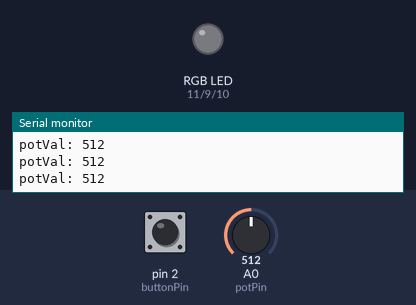
Recording of a sketch running on a simulated Arduino Uno, built with avr-gcc and run on an emulated ATmega328P. Parts: an RGB LED mixed from three pins (HIGH = lit), the last lines printed to the serial monitor. The inputs (shaded band) are chosen by the test bench; at power-on: pin 2 (buttonPin) LOW, A0 (potPin) = 512. Dim RGB values are drawn brighter than linear.

Above: at 1.2 s.
1.3 s: pin 2 (buttonPin) pulled HIGH for 0.15 s
At 1.6 s:
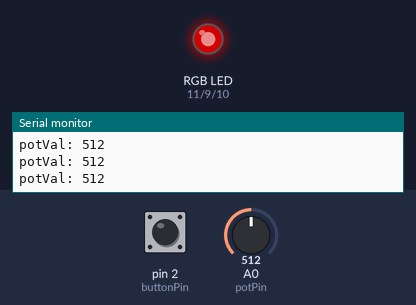
2.9 s: A0 (potPin) set to 716
At 4.1 s:
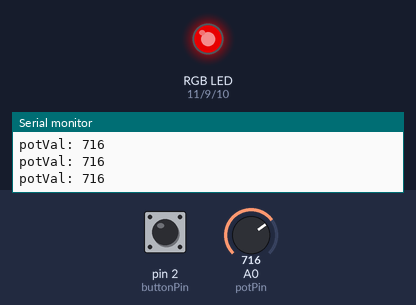
4.4 s: A0 (potPin) set to 1023
At 5.3 s:
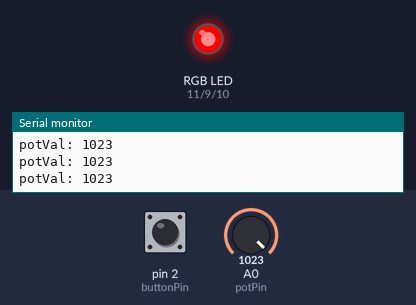
5.9 s: pin 2 (buttonPin) pulled HIGH for 1 s
At 6.5 s:
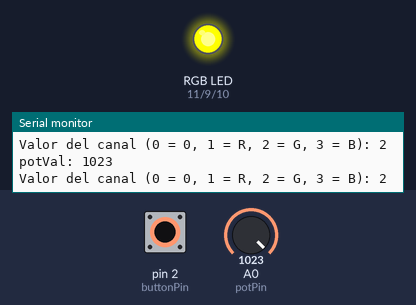
8.4 s: pin 2 (buttonPin) pulled HIGH for 0.15 s
At 9.5 s:
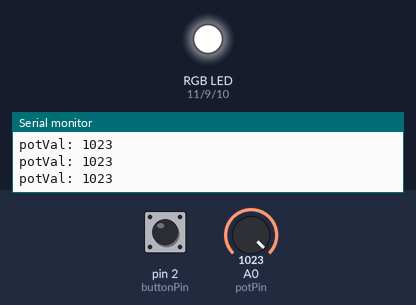
10.0 s: A0 (potPin) set to 1016
At 10.6 s:
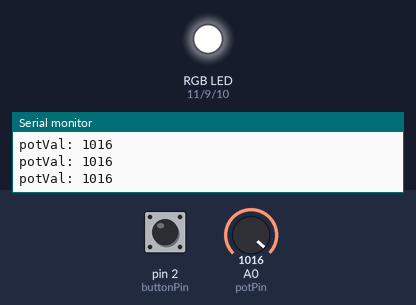
Timing chart, 0 to 12.5 s (numbered marks = the images above; inputs shaded):
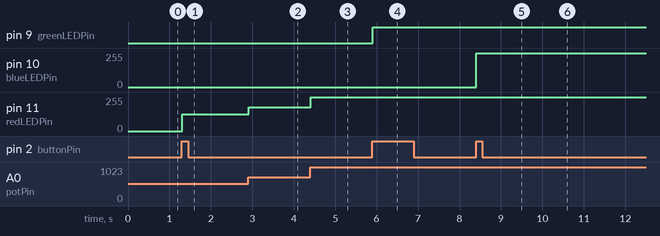

Measured:
- after the input at 1.3 s, pin 11 (redLEDPin): 0/255 → 127/255 at once
- after the input at 2.9 s, pin 11 (redLEDPin): 127/255 → 178/255 at once
- after the input at 4.4 s, pin 11 (redLEDPin): 178/255 → 255/255 at once
- after the input at 5.9 s, pin 9 (greenLEDPin): LOW → HIGH at once
- after the input at 8.4 s, pin 10 (blueLEDPin): 0/255 → 255/255 at once
- after the input at 10.0 s, pin 10 (blueLEDPin): 255/255 → 253/255 at once

The sketch:

Potenciometro_RGB.ino
```cpp
int const potPin = A0;
int potVal;


//constantes de pines
const int greenLEDPin=9;
const int redLEDPin=11;
const int blueLEDPin=10;

const int buttonPin= 2;


//
int switchState =0;
bool isTheButtonBeingPressed = false;
// Canal de RGB 0 = 0, 1 = R, 2 = G, 3 = B
int channel =0;


//variables
int redValue = 0;
int greenValue= 0;
int blueValue= 0;


void setup() {
  pinMode(greenLEDPin,OUTPUT);
  pinMode(redLEDPin,OUTPUT);
  pinMode(blueLEDPin,OUTPUT);
  Serial.begin(9600);
    pinMode(buttonPin, INPUT);
}

void loop() {

  switchState = digitalRead(buttonPin);

  //leer botón
  if(switchState==HIGH){
    if(isTheButtonBeingPressed == false){
       isTheButtonBeingPressed = true;
       channel ++;
       if (channel > 3)
       {
        channel = 0;
       }
    }
        Serial.print("Valor del canal (0 = 0, 1 = R, 2 = G, 3 = B): ");
        Serial.println(channel);

  }

else{
  isTheButtonBeingPressed = false;
}

  potVal = analogRead(potPin);
Serial.print("potVal: ");
Serial.println(potVal);
if (channel ==1){
  colorearRojo();
}
if (channel ==2){
  colorearVerde();
}
if (channel ==3){
  colorearAzul();
}

 delay(15);


}

void colorearRojo(){
  redValue = map(potVal,0,1023,0,255);
analogWrite(redLEDPin, redValue);

}

void colorearAzul(){
  blueValue = map(potVal,0,1023,0,255);
analogWrite(blueLEDPin, blueValue);

}

void colorearVerde(){
  greenValue = map(potVal,0,1023,0,255);
analogWrite(greenLEDPin, greenValue);

}
```
